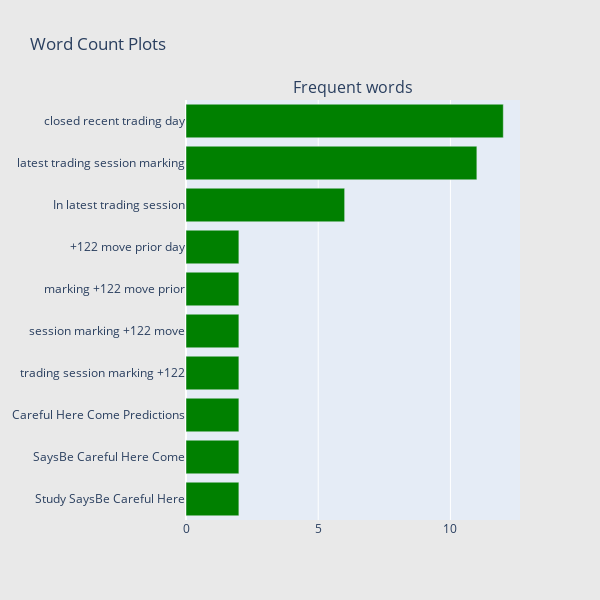

This figure's notebook cell:
### Markdown cell above
## Content

### Code cell
## Get the bar chart from 5 rated reviews ##
freq_dict = defaultdict(int)
for sent in news_df["content"]:
    for word in generate_ngrams(sent,4):
        freq_dict[word] += 1
fd_sorted = pd.DataFrame(sorted(freq_dict.items(), key=lambda x: x[1])[::-1])
fd_sorted.columns = ["word", "wordcount"]
trace0 = horizontal_bar_chart(fd_sorted.head(10), 'green')

# Creating two subplots
fig = tools.make_subplots(rows=1, cols=1, vertical_spacing=0.04,
                          subplot_titles=["Frequent words"])
fig.append_trace(trace0, 1, 1)
#fig.append_trace(trace1, 1, 2)
fig['layout'].update(height=600, width=600, paper_bgcolor='rgb(233,233,233)', title="Word Count Plots")
py.iplot(fig, filename='word-plots');

### Figure 1 — Plotly figure (JSON) as saved in the notebook; plotly's stock layout.template omitted (floating-point values rounded to 4 significant figures)
{"data": [{"marker": {"color": "green"}, "orientation": "h", "showlegend": false, "type": "bar", "x": [2, 2, 2, 2, 2, 2, 2, 6, 11, 12], "xaxis": "x", "y": ["Study SaysBe Careful Here", "SaysBe Careful Here Come", "Careful Here Come Predictions", "trading session marking +122", "session marking +122 move", "marking +122 move prior", "+122 move prior day", "In latest trading session", "latest trading session marking", "closed recent trading day"], "yaxis": "y"}], "layout": {"annotations": [{"font": {"size": 16}, "showarrow": false, "text": "Frequent words", "x": 0.5, "xanchor": "center", "xref": "paper", "y": 1, "yanchor": "bottom", "yref": "paper"}], "height": 600, "paper_bgcolor": "rgb(233,233,233)", "title": {"text": "Word Count Plots"}, "width": 600, "xaxis": {"anchor": "y", "domain": [0, 1]}, "yaxis": {"anchor": "x", "domain": [0, 1]}}}
